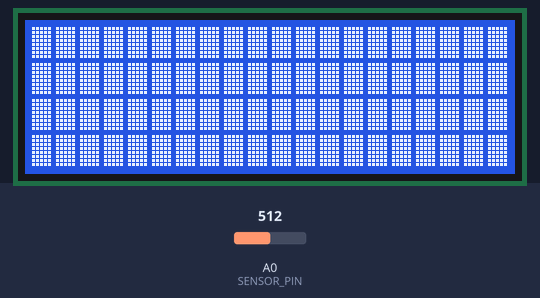
Simulated run of this sketch. Board: Arduino Uno, built with avr-gcc and run on an emulated ATmega328P. On the bench: 20×4 character LCD. The inputs (shaded band) are chosen by the test bench; at power-on: A0 (SENSOR_PIN) = 512. What the sketch prints to the serial monitor is not drawn.

Above: at 1.2 s.
1.3 s: A0 (SENSOR_PIN) set to 550
2.8 s: A0 (SENSOR_PIN) set to 580
At 3.9 s:
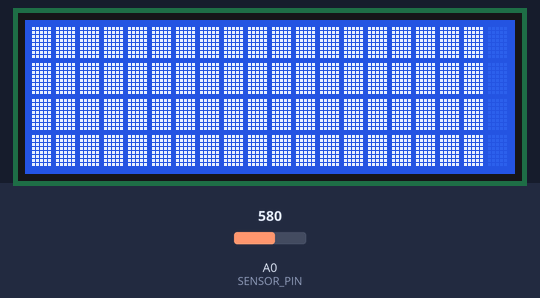
4.3 s: A0 (SENSOR_PIN) set to 597
At 5.0 s:
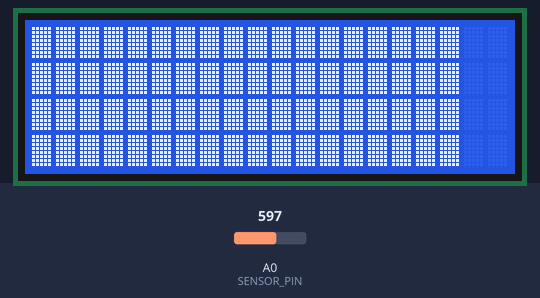
5.8 s: A0 (SENSOR_PIN) set to 716
At 6.1 s:
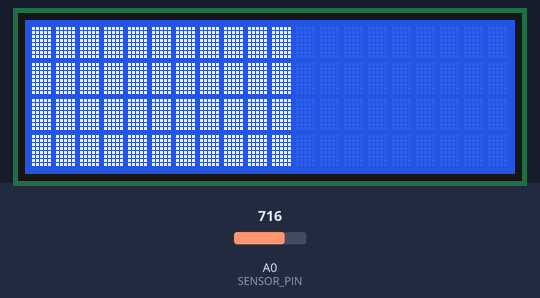
7.3 s: A0 (SENSOR_PIN) set to 734
At 8.4 s:
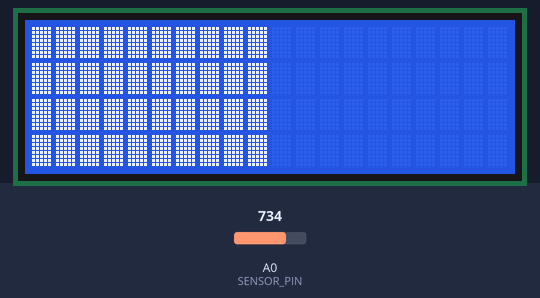
8.8 s: A0 (SENSOR_PIN) set to 900
At 9.5 s:
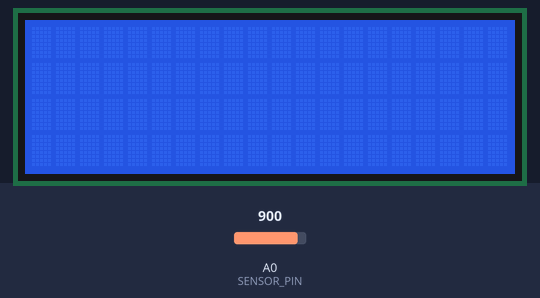
Timing chart, 0 to 11.3 s (numbered marks = the images above; inputs shaded):
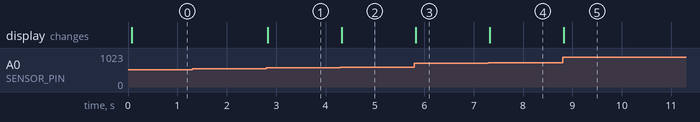

Measured:
- the behaviour switches between 563 and 564 on A0 (SENSOR_PIN) (found by bisection; images 0 and 1)
- the behaviour switches between 596 and 597 on A0 (SENSOR_PIN) (found by bisection; images 1 and 2)
- the behaviour switches between 726 and 727 on A0 (SENSOR_PIN) (found by bisection; images 3 and 4)
- after the input at 1.3 s, every drawn part: stays the same
- after the input at 2.8 s, the display: changes at once (image 1)
- after the input at 4.3 s, the display: changes at once (image 2)
- after the input at 5.8 s, the display: changes at once (image 3)
- after the input at 7.3 s, the display: changes at once (image 4)
- after the input at 8.8 s, the display: changes at once (image 5)

The sketch:

sketch_jul14a.ino
```cpp
#include <LiquidCrystal.h>

//rs,rw,enable, d0-d7 | auto sets pinmodes to out
LiquidCrystal lcd(12,11,10,9,8,7,6,5,4,3,2);

const int SENSOR_PIN = A0;
const int MAX_WATER = 895;
const int MIN_WATER = 575;

void setup() {
  Serial.begin(9600);
  lcd.begin(20,4); lcd.noCursor();
}

void loop() {
  int water_zone = map(waterReading(), 580, 890, 19, 0);
  Serial.println(water_zone);
  display(water_zone);
}

void display(int water_zone){
  for(int row = 0; row < 4; row++){
    lcd.setCursor(0,row);
    for(int i = 0; i < 20; i++)
      lcd.write(i < water_zone ? 255 : ' ');
  }
}

int waterReading(){
  int sum = 0;
  for(int i = 0; i < 5; i++){
    sum += analogRead(SENSOR_PIN);
    delay(1);
  }
  //average value (sampling)
  return sum/5;
}
```
